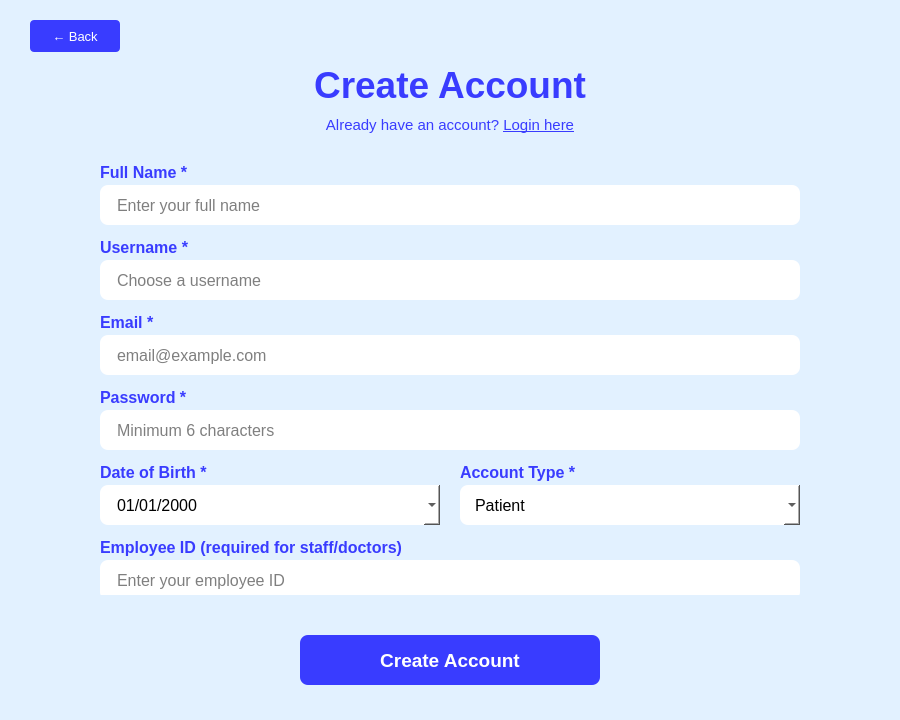
<?xml version="1.0" encoding="UTF-8"?>
<ui version="4.0">
 <class>Dialog</class>
 <widget class="QDialog" name="Dialog">
  <property name="geometry">
   <rect>
    <x>0</x>
    <y>0</y>
    <width>900</width>
    <height>720</height>
   </rect>
  </property>
  <property name="windowTitle">
   <string>Create Account</string>
  </property>
  <property name="styleSheet">
   <string notr="true">background-color: rgb(226, 241, 255);</string>
  </property>
  <widget class="QPushButton" name="BackButton">
   <property name="geometry">
    <rect>
     <x>30</x>
     <y>20</y>
     <width>90</width>
     <height>32</height>
    </rect>
   </property>
   <property name="styleSheet">
    <string notr="true">background-color: rgb(57, 60, 255); color: white; font-size: 10pt; border-radius: 4px;</string>
   </property>
   <property name="text">
    <string>← Back</string>
   </property>
  </widget>
  <widget class="QLabel" name="titleLabel">
   <property name="geometry">
    <rect>
     <x>0</x>
     <y>60</y>
     <width>900</width>
     <height>50</height>
    </rect>
   </property>
   <property name="styleSheet">
    <string notr="true">color: rgb(57, 60, 255); font-size: 28pt; font-weight: bold;</string>
   </property>
   <property name="text">
    <string>Create Account</string>
   </property>
   <property name="alignment">
    <set>Qt::AlignmentFlag::AlignCenter</set>
   </property>
  </widget>
  <widget class="QLabel" name="loginLink">
   <property name="geometry">
    <rect>
     <x>0</x>
     <y>110</y>
     <width>900</width>
     <height>30</height>
    </rect>
   </property>
   <property name="styleSheet">
    <string notr="true">color: rgb(57, 60, 255); font-size: 11pt;</string>
   </property>
   <property name="text">
    <string>Already have an account? &lt;a href='login' style='color:rgb(57,60,255);'&gt;Login here&lt;/a&gt;</string>
   </property>
   <property name="alignment">
    <set>Qt::AlignmentFlag::AlignCenter</set>
   </property>
   <property name="openExternalLinks">
    <bool>false</bool>
   </property>
  </widget>
  <widget class="QLabel" name="label_3">
   <property name="geometry">
    <rect>
     <x>100</x>
     <y>160</y>
     <width>700</width>
     <height>25</height>
    </rect>
   </property>
   <property name="styleSheet">
    <string notr="true">color: rgb(57, 60, 255); font-size: 12pt; font-weight: bold;</string>
   </property>
   <property name="text">
    <string>Full Name *</string>
   </property>
  </widget>
  <widget class="QLineEdit" name="Name">
   <property name="geometry">
    <rect>
     <x>100</x>
     <y>185</y>
     <width>700</width>
     <height>40</height>
    </rect>
   </property>
   <property name="styleSheet">
    <string notr="true">font-size: 12pt; color: rgb(0,0,0); background-color: white; border-radius: 8px; padding-left: 15px;</string>
   </property>
   <property name="placeholderText">
    <string>Enter your full name</string>
   </property>
  </widget>
  <widget class="QLabel" name="label_5">
   <property name="geometry">
    <rect>
     <x>100</x>
     <y>235</y>
     <width>700</width>
     <height>25</height>
    </rect>
   </property>
   <property name="styleSheet">
    <string notr="true">color: rgb(57, 60, 255); font-size: 12pt; font-weight: bold;</string>
   </property>
   <property name="text">
    <string>Username *</string>
   </property>
  </widget>
  <widget class="QLineEdit" name="Username">
   <property name="geometry">
    <rect>
     <x>100</x>
     <y>260</y>
     <width>700</width>
     <height>40</height>
    </rect>
   </property>
   <property name="styleSheet">
    <string notr="true">font-size: 12pt; color: rgb(0,0,0); background-color: white; border-radius: 8px; padding-left: 15px;</string>
   </property>
   <property name="placeholderText">
    <string>Choose a username</string>
   </property>
  </widget>
  <widget class="QLabel" name="label_4">
   <property name="geometry">
    <rect>
     <x>100</x>
     <y>310</y>
     <width>700</width>
     <height>25</height>
    </rect>
   </property>
   <property name="styleSheet">
    <string notr="true">color: rgb(57, 60, 255); font-size: 12pt; font-weight: bold;</string>
   </property>
   <property name="text">
    <string>Email *</string>
   </property>
  </widget>
  <widget class="QLineEdit" name="Email">
   <property name="geometry">
    <rect>
     <x>100</x>
     <y>335</y>
     <width>700</width>
     <height>40</height>
    </rect>
   </property>
   <property name="styleSheet">
    <string notr="true">font-size: 12pt; color: rgb(0,0,0); background-color: white; border-radius: 8px; padding-left: 15px;</string>
   </property>
   <property name="placeholderText">
    <string>email@example.com</string>
   </property>
  </widget>
  <widget class="QLabel" name="label_6">
   <property name="geometry">
    <rect>
     <x>100</x>
     <y>385</y>
     <width>700</width>
     <height>25</height>
    </rect>
   </property>
   <property name="styleSheet">
    <string notr="true">color: rgb(57, 60, 255); font-size: 12pt; font-weight: bold;</string>
   </property>
   <property name="text">
    <string>Password *</string>
   </property>
  </widget>
  <widget class="QLineEdit" name="Password">
   <property name="geometry">
    <rect>
     <x>100</x>
     <y>410</y>
     <width>700</width>
     <height>40</height>
    </rect>
   </property>
   <property name="styleSheet">
    <string notr="true">font-size: 12pt; color: rgb(0,0,0); background-color: white; border-radius: 8px; padding-left: 15px;</string>
   </property>
   <property name="echoMode">
    <enum>QLineEdit::EchoMode::Password</enum>
   </property>
   <property name="placeholderText">
    <string>Minimum 6 characters</string>
   </property>
  </widget>
  <widget class="QLabel" name="label_7">
   <property name="geometry">
    <rect>
     <x>100</x>
     <y>460</y>
     <width>340</width>
     <height>25</height>
    </rect>
   </property>
   <property name="styleSheet">
    <string notr="true">color: rgb(57, 60, 255); font-size: 12pt; font-weight: bold;</string>
   </property>
   <property name="text">
    <string>Date of Birth *</string>
   </property>
  </widget>
  <widget class="QDateEdit" name="DOB">
   <property name="geometry">
    <rect>
     <x>100</x>
     <y>485</y>
     <width>340</width>
     <height>40</height>
    </rect>
   </property>
   <property name="styleSheet">
    <string notr="true">font-size: 12pt; color: rgb(0,0,0); background-color: white; border-radius: 8px; padding-left: 15px;</string>
   </property>
   <property name="calendarPopup">
    <bool>true</bool>
   </property>
   <property name="displayFormat">
    <string>dd/MM/yyyy</string>
   </property>
  </widget>
  <widget class="QLabel" name="labelRole">
   <property name="geometry">
    <rect>
     <x>460</x>
     <y>460</y>
     <width>340</width>
     <height>25</height>
    </rect>
   </property>
   <property name="styleSheet">
    <string notr="true">color: rgb(57, 60, 255); font-size: 12pt; font-weight: bold;</string>
   </property>
   <property name="text">
    <string>Account Type *</string>
   </property>
  </widget>
  <widget class="QComboBox" name="RoleCombo">
   <property name="geometry">
    <rect>
     <x>460</x>
     <y>485</y>
     <width>340</width>
     <height>40</height>
    </rect>
   </property>
   <property name="styleSheet">
    <string notr="true">font-size: 12pt; background-color: white; color: rgb(0,0,0); border-radius: 8px; padding-left: 15px;</string>
   </property>
   <item>
    <property name="text">
     <string>Patient</string>
    </property>
   </item>
   <item>
    <property name="text">
     <string>Doctor</string>
    </property>
   </item>
   <item>
    <property name="text">
     <string>Staff / Receptionist</string>
    </property>
   </item>
  </widget>
  <widget class="QLabel" name="label_8">
   <property name="geometry">
    <rect>
     <x>100</x>
     <y>535</y>
     <width>700</width>
     <height>25</height>
    </rect>
   </property>
   <property name="visible">
    <bool>false</bool>
   </property>
   <property name="styleSheet">
    <string notr="true">color: rgb(57, 60, 255); font-size: 12pt; font-weight: bold;</string>
   </property>
   <property name="text">
    <string>Employee ID (required for staff/doctors)</string>
   </property>
  </widget>
  <widget class="QLineEdit" name="EmployeeID">
   <property name="geometry">
    <rect>
     <x>100</x>
     <y>560</y>
     <width>700</width>
     <height>40</height>
    </rect>
   </property>
   <property name="visible">
    <bool>false</bool>
   </property>
   <property name="styleSheet">
    <string notr="true">font-size: 12pt; color: rgb(0,0,0); background-color: white; border-radius: 8px; padding-left: 15px;</string>
   </property>
   <property name="placeholderText">
    <string>Enter your employee ID</string>
   </property>
  </widget>
  <widget class="QLabel" name="errorLabel">
   <property name="geometry">
    <rect>
     <x>100</x>
     <y>595</y>
     <width>700</width>
     <height>25</height>
    </rect>
   </property>
   <property name="styleSheet">
    <string notr="true">color: #dc2626; font-size: 11pt;</string>
   </property>
   <property name="text">
    <string/>
   </property>
   <property name="alignment">
    <set>Qt::AlignmentFlag::AlignCenter</set>
   </property>
  </widget>
  <widget class="QPushButton" name="CreateButton">
   <property name="geometry">
    <rect>
     <x>300</x>
     <y>635</y>
     <width>300</width>
     <height>50</height>
    </rect>
   </property>
   <property name="styleSheet">
    <string notr="true">background-color: rgb(57, 60, 255); color: white; font-size: 14pt; font-weight: bold; border-radius: 8px;</string>
   </property>
   <property name="text">
    <string>Create Account</string>
   </property>
  </widget>
 </widget>
 <resources/>
 <connections/>
</ui>
